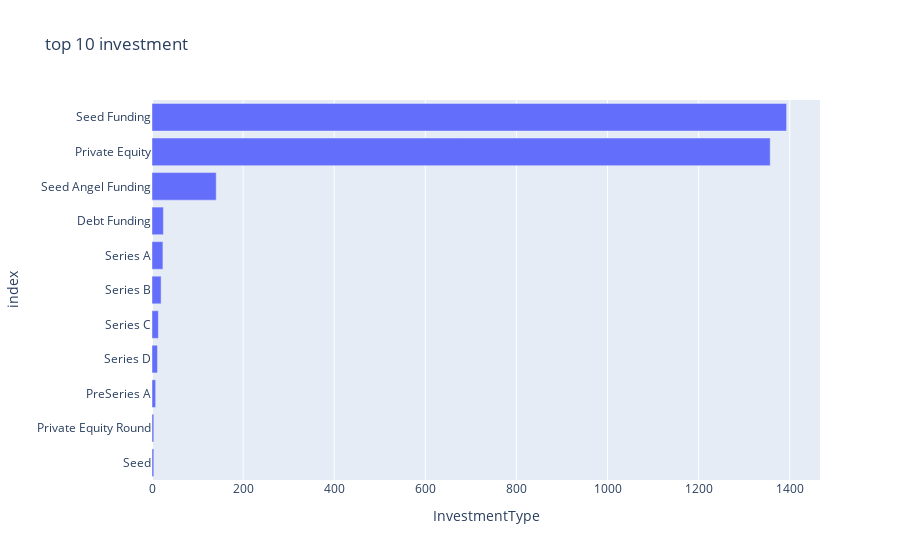

The code cell stored with this chart in its notebook:
### Code cell
px.bar(data_frame=df.InvestmentType.value_counts().nlargest(10,keep='all').sort_values(ascending=True),
       x='InvestmentType',
       
      title='top 10 investment')

### Figure 1 — Plotly figure (JSON) as saved in the notebook; plotly's stock layout.template omitted (floating-point values rounded to 4 significant figures)
{"data": [{"alignmentgroup": "True", "hovertemplate": "InvestmentType=%{x}<br>index=%{y}<extra></extra>", "legendgroup": "", "marker": {"color": "#636efa"}, "name": "", "offsetgroup": "", "orientation": "h", "showlegend": false, "textposition": "auto", "type": "bar", "x": [4, 4, 8, 12, 14, 20, 24, 25, 141, 1357, 1393], "xaxis": "x", "y": ["Seed", "Private Equity Round", "PreSeries A", "Series D", "Series C", "Series B", "Series A", "Debt Funding", "Seed Angel Funding", "Private Equity", "Seed Funding"], "yaxis": "y"}], "layout": {"barmode": "relative", "legend": {"tracegroupgap": 0}, "title": {"text": "top 10 investment"}, "xaxis": {"anchor": "y", "domain": [0, 1], "title": {"text": "InvestmentType"}}, "yaxis": {"anchor": "x", "domain": [0, 1], "title": {"text": "index"}}}}
